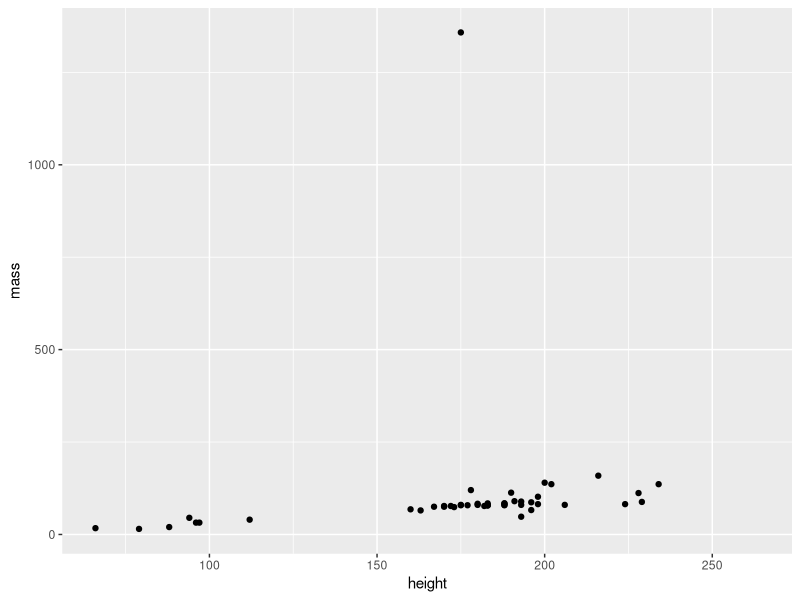
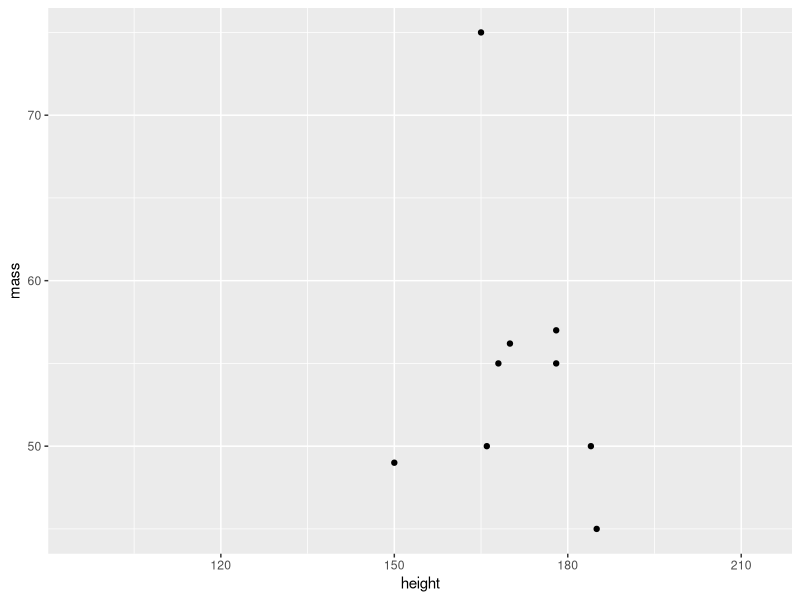
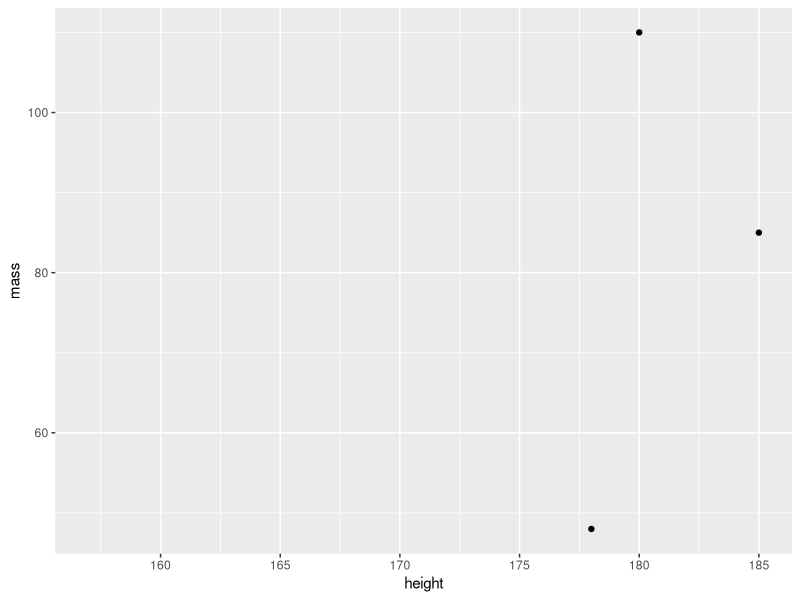
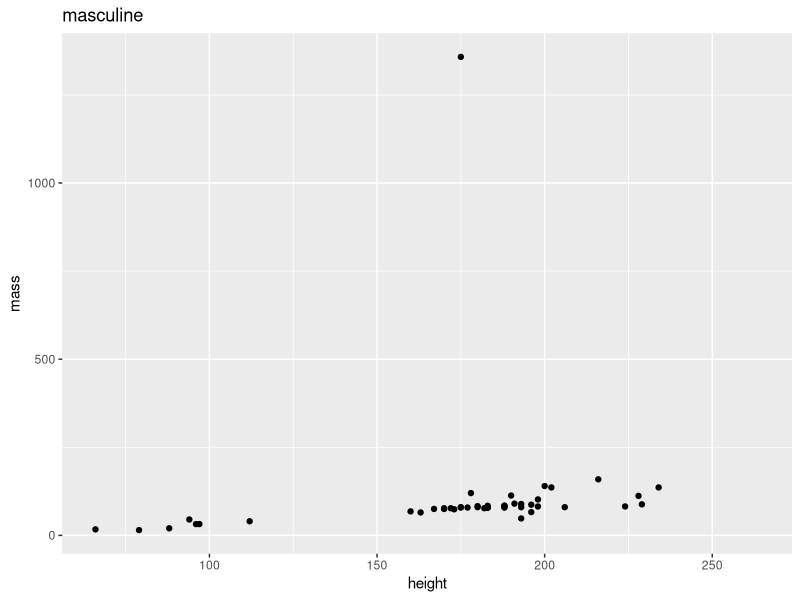
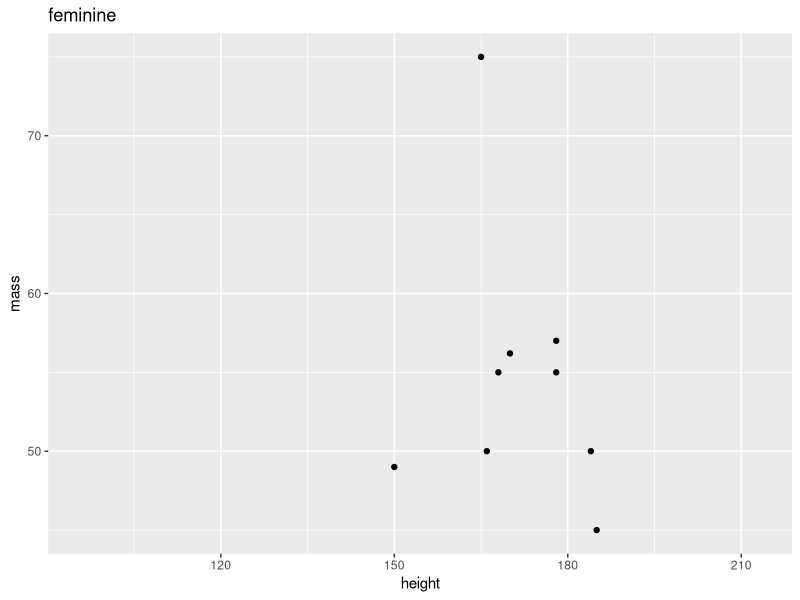
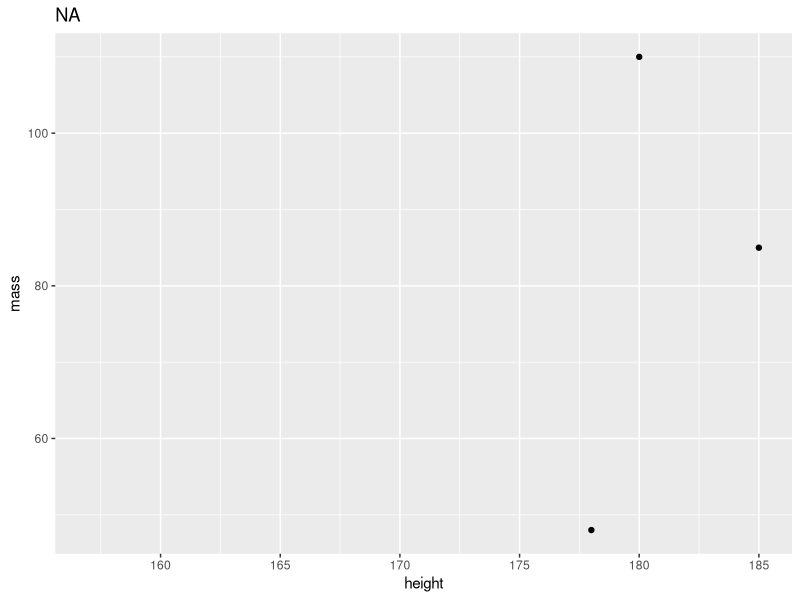
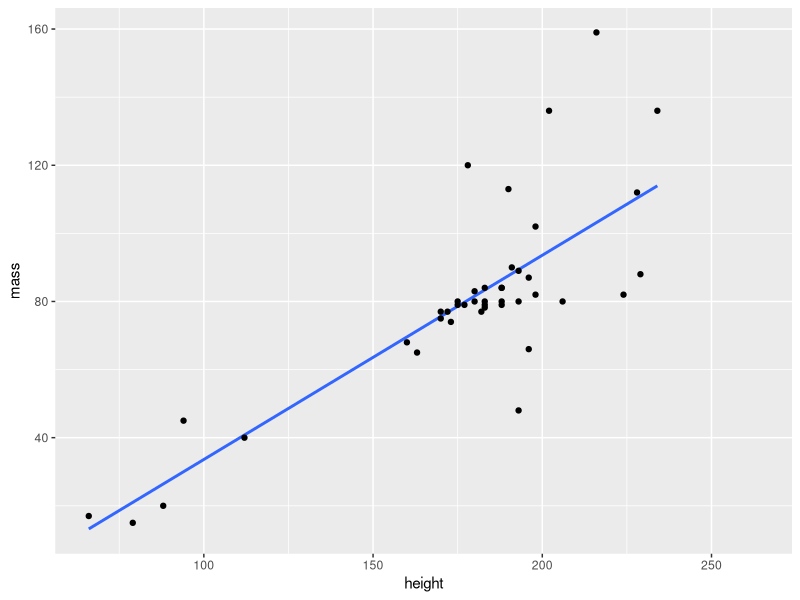
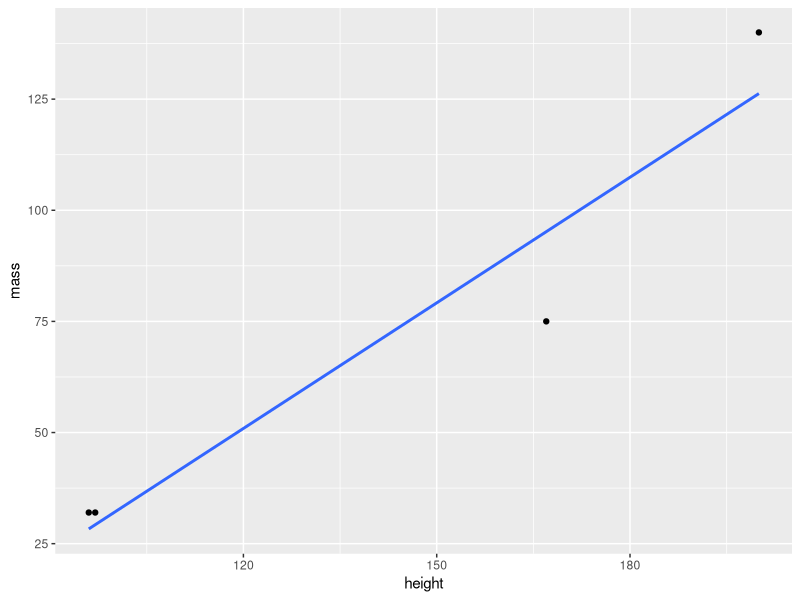

Source code (R) for these figures, in order:
## ---- chunk 1
library(tidyverse)
## ---- chunk 2
starwars |>
  group_by(gender) |>
  nest()
## ---- chunk 3
starwars |>
  nest(-gender)
## ---- chunk 4
make_me_a_plot <- function(df) {
  df %>% 
    ggplot(aes(height, mass)) +
    geom_point() 
}

starwars |>
  nest(data = -gender) |>
  mutate(my_plot = map(data, make_me_a_plot)) |>
  pull(my_plot)
## ---- chunk 5
starwars |> 
  group_by(gender) |>
  nest(my_df = -gender) |> 
  mutate(my_plot = map(my_df, make_me_a_plot)) |> 
  mutate(my_plot_with_title = map(my_plot, ~ .x + ggtitle(gender))) |>
  pull(my_plot_with_title)
## ---- chunk 6
starwars |>
  group_by(sex) |>
  nest(-sex) |>
  mutate(my_plot = map(data, make_me_a_plot)) |>
  mutate(my_plott = map(my_plot, ~ .x + labs(title = sex))) |> 
  mutate(my_model = map(data, ~ lm(mass ~ height, data = .x))) |>
  mutate(my_tidy_model = map(my_model, broom::tidy)) |> 
  unnest(my_tidy_model) |>
  filter(term != "(Intercept)") |>
  filter(p.value < 0.05) |>
  mutate(my_reg_plot = map(data, ~ .x |>
                             ggplot(aes(height, mass)) +
                             geom_smooth(method = lm, se = FALSE) +
                             geom_point())) |>
  pull(my_reg_plot)
